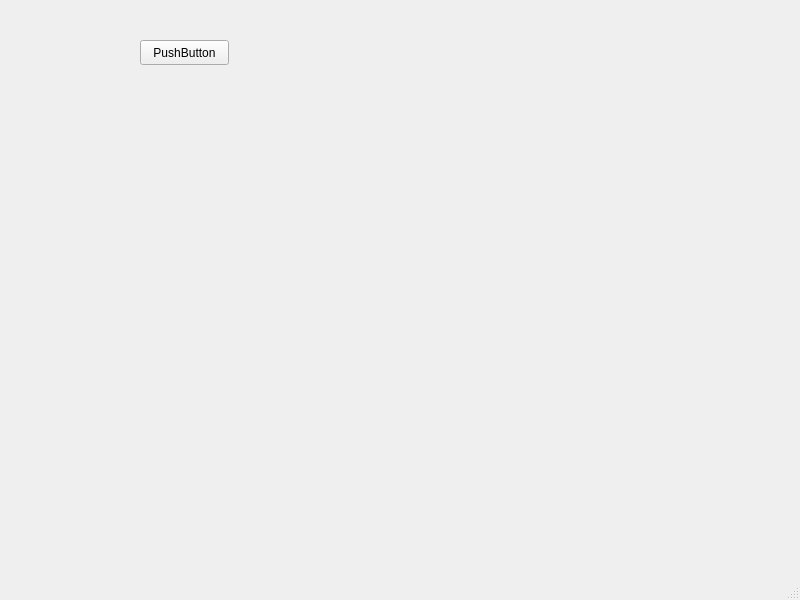
<?xml version="1.0" encoding="UTF-8"?>
<ui version="4.0">
 <class>MainWindow</class>
 <widget class="QMainWindow" name="MainWindow">
  <property name="geometry">
   <rect>
    <x>0</x>
    <y>0</y>
    <width>800</width>
    <height>600</height>
   </rect>
  </property>
  <property name="windowTitle">
   <string>MainWindow</string>
  </property>
  <widget class="QWidget" name="centralwidget">
   <widget class="QPushButton" name="pushButton">
    <property name="geometry">
     <rect>
      <x>140</x>
      <y>40</y>
      <width>89</width>
      <height>25</height>
     </rect>
    </property>
    <property name="text">
     <string>PushButton</string>
    </property>
   </widget>
   <widget class="QCustomPlot" name="customPlot" native="true">
    <property name="geometry">
     <rect>
      <x>100</x>
      <y>130</y>
      <width>561</width>
      <height>391</height>
     </rect>
    </property>
   </widget>
  </widget>
  <widget class="QMenuBar" name="menubar">
   <property name="geometry">
    <rect>
     <x>0</x>
     <y>0</y>
     <width>800</width>
     <height>22</height>
    </rect>
   </property>
  </widget>
  <widget class="QStatusBar" name="statusbar"/>
 </widget>
 <customwidgets>
  <customwidget>
   <class>QCustomPlot</class>
   <extends>QWidget</extends>
   <header location="global">src/widgets/qcustomplot.h</header>
   <container>1</container>
  </customwidget>
 </customwidgets>
 <resources/>
 <connections/>
</ui>
